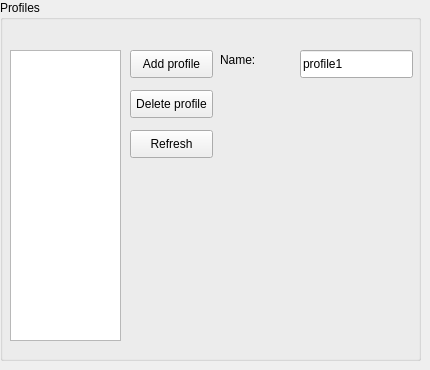
      <widget class="QWidget" name="profileTab">
       <attribute name="title">
        <string>Profiles</string>
       </attribute>
       <widget class="QGroupBox" name="groupBox_14">
        <property name="geometry">
         <rect>
          <x>0</x>
          <y>0</y>
          <width>421</width>
          <height>361</height>
         </rect>
        </property>
        <property name="title">
         <string>Profiles</string>
        </property>
        <widget class="QListWidget" name="profileList">
         <property name="geometry">
          <rect>
           <x>10</x>
           <y>50</y>
           <width>111</width>
           <height>291</height>
          </rect>
         </property>
        </widget>
        <widget class="QPushButton" name="profileAdd">
         <property name="geometry">
          <rect>
           <x>130</x>
           <y>50</y>
           <width>83</width>
           <height>28</height>
          </rect>
         </property>
         <property name="text">
          <string>Add profile</string>
         </property>
        </widget>
        <widget class="QPushButton" name="profileDelete">
         <property name="geometry">
          <rect>
           <x>130</x>
           <y>90</y>
           <width>83</width>
           <height>28</height>
          </rect>
         </property>
         <property name="text">
          <string>Delete profile</string>
         </property>
        </widget>
        <widget class="QPushButton" name="profileRefresh">
         <property name="geometry">
          <rect>
           <x>130</x>
           <y>130</y>
           <width>83</width>
           <height>28</height>
          </rect>
         </property>
         <property name="text">
          <string>Refresh</string>
         </property>
        </widget>
        <widget class="QLineEdit" name="profileName">
         <property name="geometry">
          <rect>
           <x>300</x>
           <y>50</y>
           <width>113</width>
           <height>28</height>
          </rect>
         </property>
         <property name="text">
          <string>profile1</string>
         </property>
        </widget>
        <widget class="QLabel" name="label_3">
         <property name="geometry">
          <rect>
           <x>220</x>
           <y>50</y>
           <width>62</width>
           <height>20</height>
          </rect>
         </property>
         <property name="text">
          <string>Name:</string>
         </property>
        </widget>
       </widget>
      </widget>
